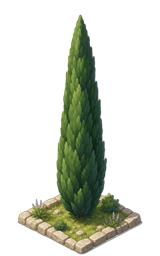
#> input picture assets/tilesets/mediterranean/Decor/cypress.png, 160 x 256 px
$ python generate_forest_sprites.py
#> lines starting #> are read from the running program, lines starting #| are printed output that depends on the picture; after the words box and inside, x2 and y2 are one past the last pixel; in counts of white or black regions, pixels touching at a corner belong together
"""Compose dense forest sprites from the existing cypress asset + clean AI variants."""
from __future__ import annotations

from pathlib import Path

import numpy as np
from PIL import Image, ImageDraw, ImageFilter

ROOT = Path(__file__).resolve().parents[1]
CYPRESS = ROOT / "assets/tilesets/mediterranean/Decor/cypress.png"
GRASS = ROOT / "assets/tilesets/mediterranean/Terrain/grass_a.png"
OUT_DIR = ROOT / "assets/tilesets/mediterranean/Decor"
GEN_A = Path(
	r"C:\Users\Manu\.cursor\projects\c-Repos-gameX\assets\forest_a.png"
)
GEN_B = Path(
	r"C:\Users\Manu\.cursor\projects\c-Repos-gameX\assets\forest_b.png"
)


def make_black_transparent(img: Image.Image, thr: float = 28.0) -> Image.Image:
	a = np.array(img.convert("RGBA"), dtype=np.float32)
	rgb = a[:, :, :3]
	lum = rgb.mean(axis=2)
	alpha = np.clip((lum - thr) / 18.0, 0, 1) * 255.0
	dark = (rgb[:, :, 0] < 18) & (rgb[:, :, 1] < 22) & (rgb[:, :, 2] < 18)
	alpha[dark] = 0
	a[:, :, 3] = np.minimum(a[:, :, 3], alpha)
	return Image.fromarray(a.astype(np.uint8), "RGBA")


def remove_checkerboard(img: Image.Image) -> Image.Image:
	a = np.array(img.convert("RGBA"), dtype=np.float32)
	r, g, b = a[:, :, 0], a[:, :, 1], a[:, :, 2]
	sat = np.maximum(np.maximum(r, g), b) - np.minimum(np.minimum(r, g), b)
	lum = (r + g + b) / 3.0
	is_checker = (sat < 12) & (lum > 200) & (np.abs(r - g) < 8) & (np.abs(g - b) < 8)
	a[is_checker, 3] = 0
	is_water = (b > 140) & (b > g + 20) & (b > r + 40) & (a[:, :, 3] > 0)
	a[is_water, 3] = 0
	return Image.fromarray(a.astype(np.uint8), "RGBA")


def crop_alpha(img: Image.Image, pad: int = 8) -> Image.Image:
	a = np.array(img)
	mask = a[:, :, 3] > 12
	ys, xs = np.where(mask)
	if len(xs) == 0:
		return img
	x0 = max(0, int(xs.min()) - pad)
	x1 = min(img.width, int(xs.max()) + pad + 1)
	y0 = max(0, int(ys.min()) - pad)
	y1 = min(img.height, int(ys.max()) + pad + 1)
	return img.crop((x0, y0, x1, y1))


def extract_tree(cypress: Image.Image) -> Image.Image:
	"""Keep only the vertical foliage column; strip stone plot and wide base."""
	a = np.array(cypress.convert("RGBA"))
	h, w = a.shape[:2]
	out = a.copy()
	cx = w * 0.5
	for y in range(h):
		# taper: keep a narrow column; kill everything below the grass mound
		half_w = 28 + (210 - y) * 0.12 if y < 210 else max(8, 28 - (y - 210) * 0.9)
		for x in range(w):
			if a[y, x, 3] < 10:
				continue
			r, g, b = a[y, x, :3].astype(int)
			# remove beige stone curb / plot
			is_stone = r > 115 and g > 105 and b < 145 and abs(int(r) - int(g)) < 45 and r > b + 15
			if is_stone and y > 195:
				out[y, x, 3] = 0
				continue
			if abs(x - cx) > half_w and y > 180:
				out[y, x, 3] = 0
				continue
			if y >= 235:
				out[y, x, 3] = 0
	img = Image.fromarray(out, "RGBA")
	# fade lower fringe so trees blend into shared forest floor
	arr = np.array(img, dtype=np.float32)
	fade_start = int(arr.shape[0] * 0.82)
	for y in range(fade_start, arr.shape[0]):
		t = (y - fade_start) / max(1, arr.shape[0] - fade_start)
		arr[y, :, 3] *= max(0.0, 1.0 - t * 0.85)
	return crop_alpha(Image.fromarray(arr.astype(np.uint8), "RGBA"), pad=2)


def iso_offset(col: int, row: int, tw: int = 128, th: int = 64) -> tuple[int, int]:
	return int((col - row) * tw * 0.5), int((col + row) * th * 0.5)


def tint(img: Image.Image, factor_g: float = 1.0, factor_r: float = 1.0, brightness: float = 1.0) -> Image.Image:
	a = np.array(img.convert("RGBA"), dtype=np.float32)
	a[:, :, 0] *= factor_r
	a[:, :, 1] *= factor_g
	a[:, :, :3] *= brightness
	a[:, :, :3] = np.clip(a[:, :, :3], 0, 255)
	return Image.fromarray(a.astype(np.uint8), "RGBA")


def compose_forest(tree: Image.Image, layout: list[tuple[int, int]], seed: int = 1) -> Image.Image:
	rng = np.random.default_rng(seed)
	positions: list[tuple[int, int, float, bool, float, float, float]] = []
	for col, row in layout:
		ox, oy = iso_offset(col, row)
		ox += int(rng.integers(-10, 11))
		oy += int(rng.integers(-6, 7))
		scale = float(rng.uniform(0.82, 1.08))
		flip = bool(rng.random() < 0.15)
		tg = float(rng.uniform(0.92, 1.08))
		tr = float(rng.uniform(0.95, 1.05))
		br = float(rng.uniform(0.92, 1.05))
		positions.append((ox, oy, scale, flip, tg, tr, br))

	tw, th = tree.size
	xs: list[int] = []
	ys: list[int] = []
	for ox, oy, scale, *_ in positions:
		w, h = int(tw * scale), int(th * scale)
		xs += [ox - w // 2, ox + w // 2]
		ys += [oy - int(h * 0.88), oy + int(h * 0.12)]
	minx, maxx = min(xs), max(xs)
	miny, maxy = min(ys), max(ys)
	pad = 40
	width = maxx - minx + pad * 2
	height = maxy - miny + pad * 2
	canvas = Image.new("RGBA", (width, height), (0, 0, 0, 0))

	cx = width // 2
	cy = int(height * 0.72)
	cols = [c for c, _ in layout]
	rows = [r for _, r in layout]
	span = max(cols) + max(rows) + 2
	dw = max(420, span * 64)
	dh = max(220, span * 32)

	base_mask = Image.new("L", (width, height), 0)
	md = ImageDraw.Draw(base_mask)
	diamond = [
		(cx, cy - dh // 2),
		(cx + dw // 2, cy),
		(cx, cy + dh // 2),
		(cx - dw // 2, cy),
	]
	md.polygon(diamond, fill=255)
	base_mask = base_mask.filter(ImageFilter.GaussianBlur(10))

	grass = Image.open(GRASS).convert("RGBA").resize((dw + 80, dh + 40), Image.Resampling.LANCZOS)
	grass_layer = Image.new("RGBA", (width, height), (0, 0, 0, 0))
	grass_layer.paste(grass, (cx - grass.width // 2, cy - grass.height // 2), grass)
	ga = np.array(grass_layer, dtype=np.float32)
	ga[:, :, :3] *= 0.85
	m = np.array(base_mask, dtype=np.float32) / 255.0
	ga[:, :, 3] *= m
	grass_layer = Image.fromarray(ga.astype(np.uint8), "RGBA")
	canvas = Image.alpha_composite(canvas, grass_layer)

	shadow = Image.new("RGBA", (width, height), (0, 0, 0, 0))
	sd = ImageDraw.Draw(shadow)
	sd.ellipse(
		[cx - dw // 3, cy - dh // 5, cx + dw // 3, cy + dh // 5],
		fill=(20, 30, 10, 90),
	)
	shadow = shadow.filter(ImageFilter.GaussianBlur(18))
	canvas = Image.alpha_composite(canvas, shadow)

	origin_x = -minx + pad
	origin_y = -miny + pad
	for ox, oy, scale, flip, tg, tr, br in sorted(positions, key=lambda p: p[1]):
		spr = tree.copy()
		if flip:
			spr = spr.transpose(Image.Transpose.FLIP_LEFT_RIGHT)
		nw = max(1, int(tw * scale))
		nh = max(1, int(th * scale))
		spr = tint(spr.resize((nw, nh), Image.Resampling.LANCZOS), tg, tr, br)
		px = origin_x + ox - nw // 2
		py = origin_y + oy - int(nh * 0.88)
		canvas.alpha_composite(spr, (px, py))

	return crop_alpha(canvas, pad=6)


def scale_max_width(img: Image.Image, max_w: int) -> Image.Image:
	if img.width <= max_w:
		return img
	ratio = max_w / img.width
	return img.resize((max_w, int(img.height * ratio)), Image.Resampling.LANCZOS)


LAYOUT_A = [
	(0, 1), (0, 2), (0, 3),
	(1, 0), (1, 1), (1, 2), (1, 3),
	(2, 0), (2, 1), (2, 2), (2, 3),
	(3, 0), (3, 1), (3, 2),
]
LAYOUT_B = [
	(0, 0), (0, 1), (0, 2),
	(1, 0), (1, 1), (1, 2), (1, 3),
	(2, 0), (2, 1), (2, 2), (2, 3),
	(3, 1), (3, 2), (3, 3),
	(4, 2),
]
LAYOUT_C = [
	(1, 0), (2, 0), (3, 0),
	(0, 1), (1, 1), (2, 1), (3, 1), (4, 1),
	(0, 2), (1, 2), (2, 2), (3, 2), (4, 2),
	(1, 3), (2, 3), (3, 3),
]


GEN_WIDE = Path(
	r"C:\Users\Manu\.cursor\projects\c-Repos-gameX\assets\forest_wide.png"
)


def process_painted(path: Path, max_w: int = 900) -> Image.Image:
	img = Image.open(path)
	arr = np.array(img.convert("RGBA"))
	# Prefer black-key if corners are dark; otherwise strip checkerboard.
	corners = [arr[0, 0, :3], arr[0, -1, :3], arr[-1, 0, :3], arr[-1, -1, :3]]
	if np.mean([c.mean() for c in corners]) < 40:
		img = make_black_transparent(img)
	else:
		img = remove_checkerboard(img)
	return scale_max_width(crop_alpha(img, pad=4), max_w)


def main() -> None:
	OUT_DIR.mkdir(parents=True, exist_ok=True)
	tree = extract_tree(Image.open(CYPRESS))
#> in extract_tree, a is the input picture: shape (256, 160, 4); mean R, G, B, A 23.6, 27.7, 17.1, 66.4
#> after the loop in extract_tree, `for y in range(h):`:
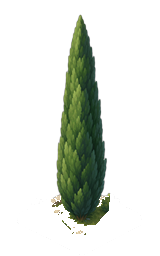
#> out: shape (256, 160, 4); 8.78% of pixels changed, all inside (x1, y1, x2, y2) = (17, 194, 143, 255); transparent parts drawn white
#> in extract_tree, `fade_start = int(arr.shape[0] * 0.82)`: fade_start = 209
#> the loop in extract_tree, `for y in range(fade_start, arr.shape[0]):` made 47 passes
#> t on passes 1 to 12: 0, 0.0213, 0.0426, 0.0638, 0.0851, 0.106, 0.128, 0.149, 0.17, 0.191, 0.213, 0.234
#> after the loop in extract_tree, `for y in range(fade_start, arr.shape[0]):`:
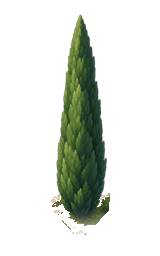
#> arr: shape (256, 160, 4) float32; mean R, G, B, A 23.6, 27.7, 17.1, 44.9; transparent parts drawn white
#> in crop_alpha, `mask = a[:, :, 3] > 12`:
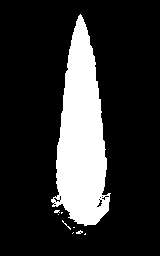
#> mask: shape (256, 160) bool; 18.5% white; 9 white regions (8 under 20 px), largest, box (x1, y1, x2, y2) and area: (51, 14, 111, 226) 7535
#> in crop_alpha, `ys, xs = np.where(mask)`: ys = 7594 values from 14 to 234; xs = 7594 values, max 110 at index 6275, min 51 at index 6528, mean 81.15
#> in crop_alpha, `x0 = max(0, int(xs.min()) - pad)`: x0 = 49
#> in crop_alpha, `x1 = min(img.width, int(xs.max()) + pad + 1)`: x1 = 113
#> in crop_alpha, `y0 = max(0, int(ys.min()) - pad)`: y0 = 12
#> in crop_alpha, `y1 = min(img.height, int(ys.max()) + pad + 1)`: y1 = 237
	print("tree extract", tree.size)
#| tree extract (64, 225)

	# Primary in-game variants: painted dense groves (frondoso, ~15 tiles).
	sources = [
		("forest_a.png", GEN_WIDE if GEN_WIDE.exists() else GEN_B),
		("forest_b.png", GEN_B),
		("forest_c.png", GEN_A),
	]
	for name, src in sources:
		if not src.exists():
			continue
		forest = process_painted(src)
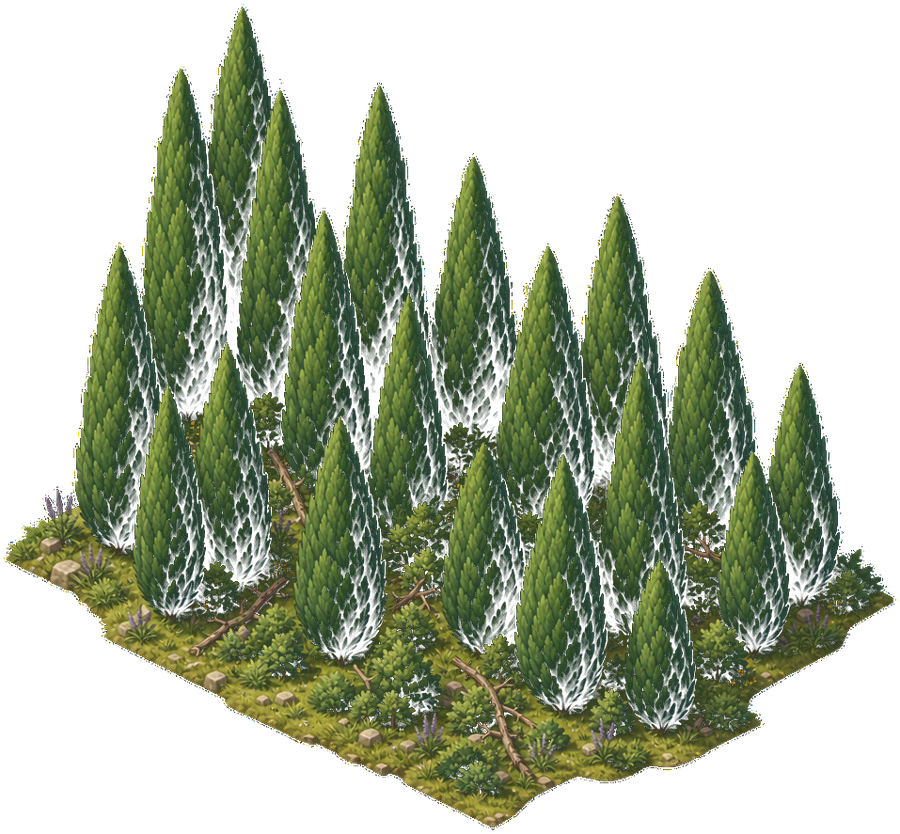
#> input picture assets/tilesets/mediterranean/Decor/forest_b.png, 900 x 834 px, found by its file name
#> in process_painted, img is the input picture: PIL image 900x834 RGBA; mean R, G, B, A 36.7, 46.1, 25.2, 111.9
#> in process_painted, `corners = [arr[0, 0, :3], arr[0, -1, :3], arr[-1, 0, :3], arr[-1, -1, ..`: corners = [[0, 0, 0], [0, 0, 0], [0, 0, 0], [0, 0, 0]]
#> in make_black_transparent, `dark = (rgb[:, :, 0] < 18) & (rgb[:, :, 1] < 22) & (rgb[:, :, 2] < 18)`:
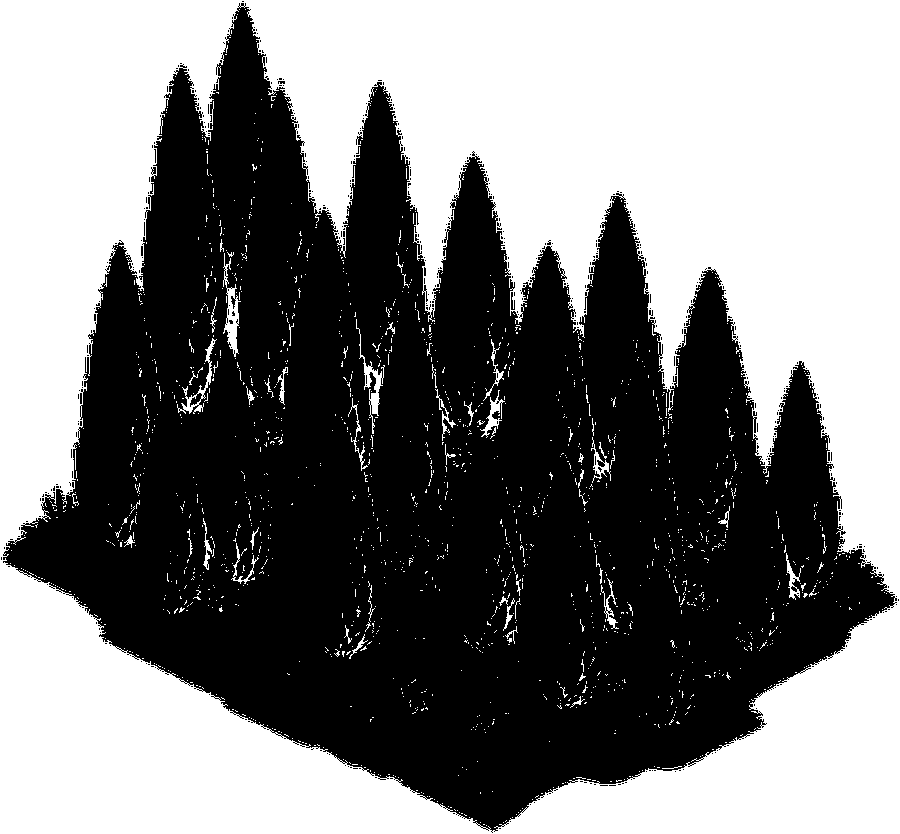
#> dark: shape (834, 900) bool; 49% white; 1716 white regions (1659 under 20 px), largest, box (x1, y1, x2, y2) and area: (0, 0, 900, 834) 357825, (223, 253, 241, 357) 666, (356, 319, 385, 434) 568
#> call 2 of crop_alpha, with pad = 4
#> in crop_alpha (call 2), `mask = a[:, :, 3] > 12`:
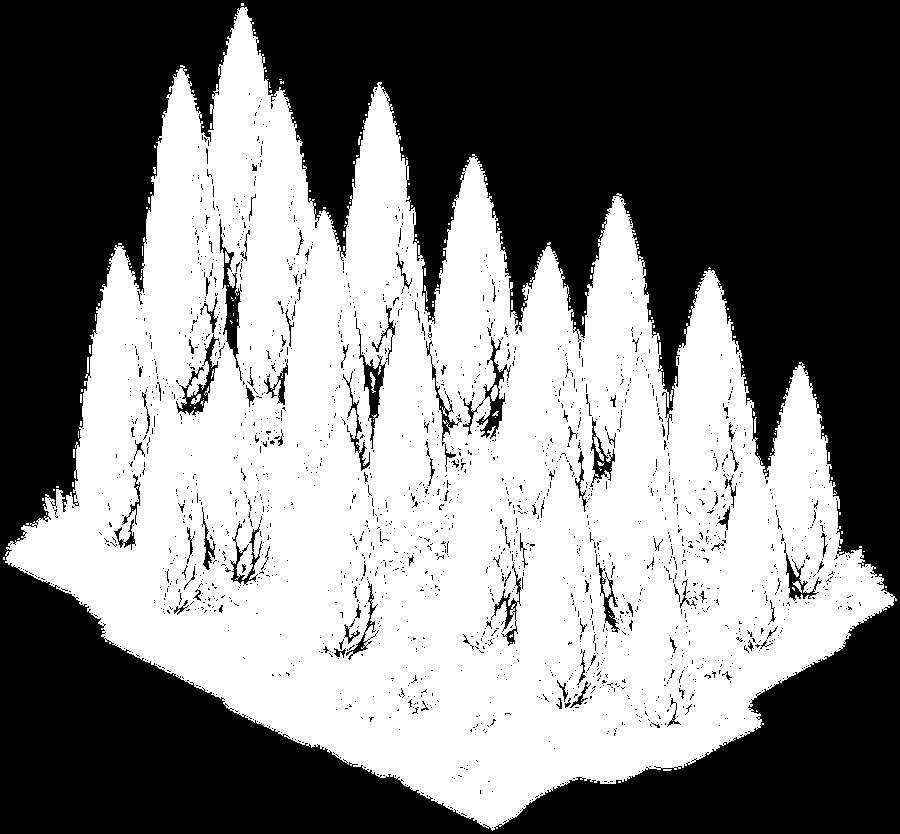
#> mask: shape (834, 900) bool; 49.3% white; 205 white regions (195 under 20 px), largest, box (x1, y1, x2, y2) and area: (5, 7, 897, 831) 369018, (370, 372, 376, 393) 60, (191, 394, 201, 405) 54
#> in crop_alpha (call 2), `x0 = max(0, int(xs.min()) - pad)`: x0 = 0
#> in crop_alpha (call 2), `x1 = min(img.width, int(xs.max()) + pad + 1)`: x1 = 900
#> in crop_alpha (call 2), `y0 = max(0, int(ys.min()) - pad)`: y0 = 0
#> in crop_alpha (call 2), `y1 = min(img.height, int(ys.max()) + pad + 1)`: y1 = 834
		out = OUT_DIR / name
		forest.save(out, "PNG")
		print("saved painted", out, forest.size)
#| saved painted assets/tilesets/mediterranean/Decor/forest_a.png (900, 834)
#> pass 3 of the loop in main, `for name, src in sources:`:
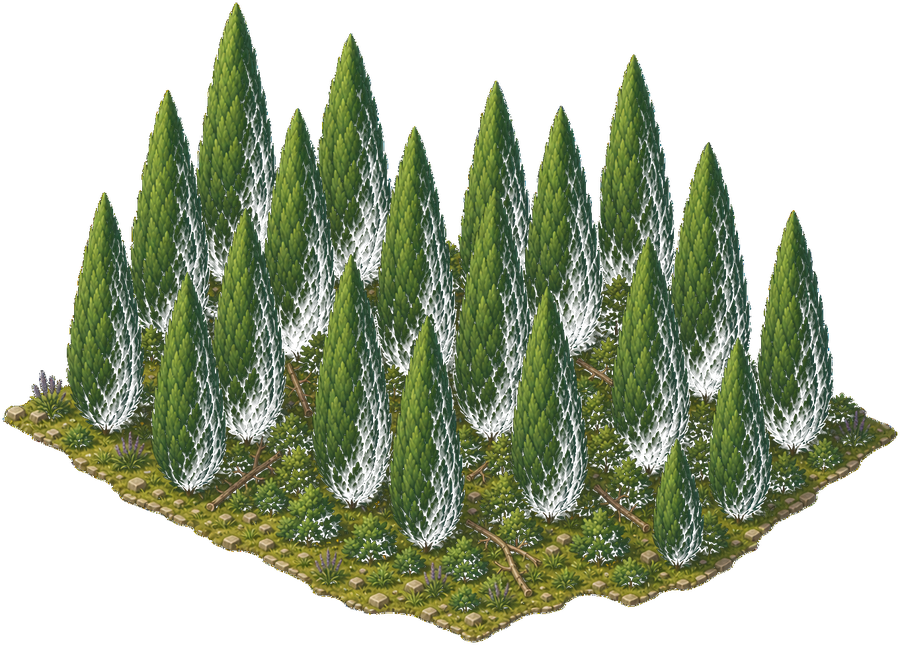
#> input picture assets/tilesets/mediterranean/_backup_pre_scale/forest_a.png, 900 x 645 px, found by its file name
#> in process_painted, img is the input picture: PIL image 900x645 RGBA; mean R, G, B, A 39, 49.6, 24.8, 119.8
#> rgb: shape (645, 900, 3) float32
#> lum: shape (645, 900) float32
#> alpha: shape (645, 900) float32
#> in make_black_transparent (call 3), `dark = (rgb[:, :, 0] < 18) & (rgb[:, :, 1] < 22) & (rgb[:, :, 2] < 18)`:
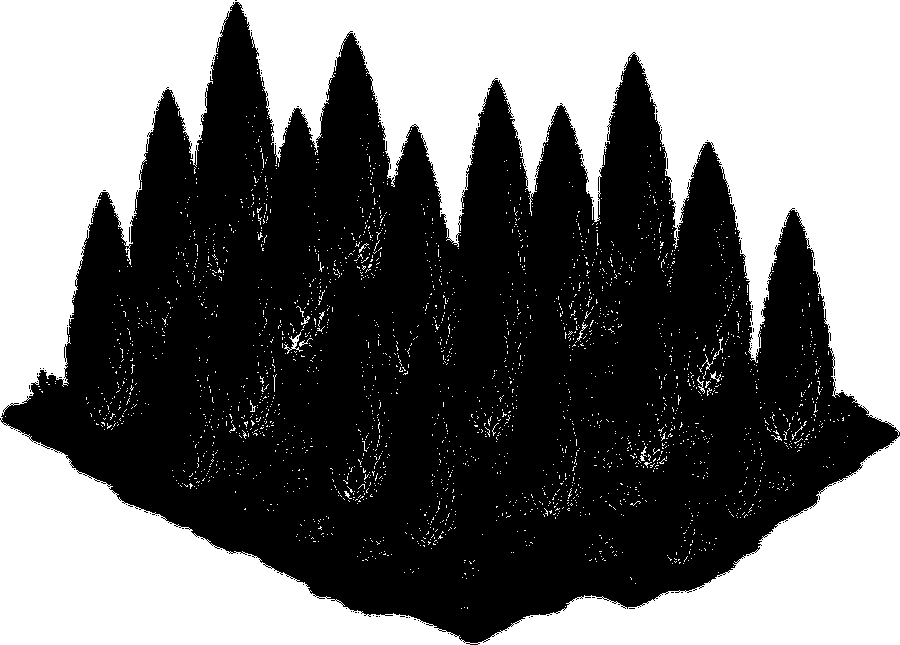
#> dark: shape (645, 900) bool; 44.6% white; 2665 white regions (2648 under 20 px), largest, box (x1, y1, x2, y2) and area: (0, 0, 900, 645) 252486, (284, 332, 303, 354) 102, (713, 337, 723, 360) 44
#> in crop_alpha (call 4), `mask = a[:, :, 3] > 12`:
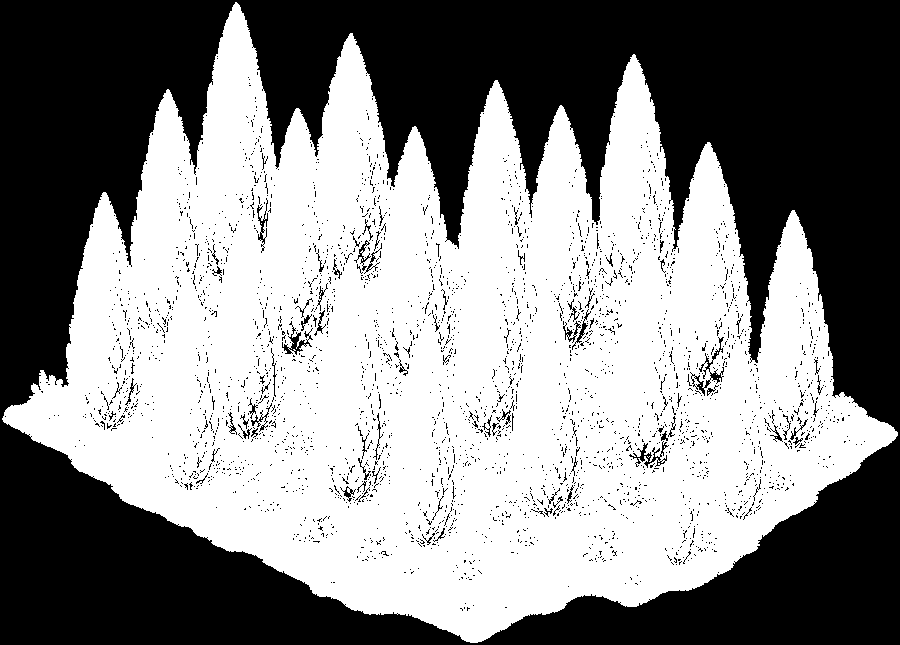
#> mask: shape (645, 900) bool; 53.6% white; 3053 black regions (2969 under 20 px), largest, box (x1, y1, x2, y2) and area: (0, 0, 900, 645) 256399, (690, 337, 724, 396) 370, (629, 441, 669, 468) 295
#> y1 = 645
#| saved painted assets/tilesets/mediterranean/Decor/forest_c.png (900, 645)

	# Extra composed variants from the real cypress sprite (style-locked).
	for name, layout, seed in [
		("forest_composed_a.png", LAYOUT_A, 11),
		("forest_composed_b.png", LAYOUT_B, 22),
		("forest_composed_c.png", LAYOUT_C, 33),
	]:
		forest = scale_max_width(compose_forest(tree, layout, seed=seed), 780)
#> the loop in compose_forest, `for col, row in layout:` made 14 passes
#> (ox, oy) on passes 1 to 12: (-72, 27), (-127, 58), (-193, 98), (73, 36), (10, 62), (-58, 96), (-120, 130), (127, 62), (60, 92), (-6, 132), (-64, 154), (201, 90)
#> after the loop in compose_forest, `for col, row in layout:`: positions = 14 items
#> the loop in compose_forest, `for ox, oy, scale, *_ in positions:` made 14 passes
#> (ox, oy, scale, w, h) on passes 7 to 14: (-120, 130, 0.873, 55, 196), (127, 62, 0.942, 60, 211), (60, 92, 1.08, 69, 242), (-6, 132, 0.973, 62, 218), (-64, 154, 1.04, 66, 233), (201, 90, 0.976, 62, 219), (132, 123, 0.825, 52, 185), (73, 156, 0.902, 57, 202)
#> (ox, oy, scale, w, h, xs, ys) on passes 1 to 5: (-72, 27, 0.95, 60, 213, [-102, -42], [-160, 52]), (-127, 58, 0.854, 54, 192, [-102, -42, -154, -100], [-160, 52, -110, 81]), (-193, 98, 0.892, 57, 200, [-102, -42, -154, -100, -221, -165], [-160, 52, -110, 81, -78, 122]), (73, 36, 0.963, 61, 216, [-102, -42, -154, -100, -221, -165, 43, 103], [-160, 52, -110, 81, -78, 122, -154, 61]), (10, 62, 0.974, 62, 219, [-102, -42, -154, -100, -221, -165, 43, 103, -21, 41], [-160, 52, -110, 81, -78, 122, -154, 61, -130, 88])
#> after the loop in compose_forest, `for ox, oy, scale, *_ in positions:`: xs = 28 values, max 232 at index 23, min -221 at index 4, mean 2.57; ys = 28 values, max 181 at index 21, min -160 at index 0, mean 14.14
#> in compose_forest, `minx, maxx = min(xs), max(xs)`: minx = -221; maxx = 232
#> in compose_forest, `miny, maxy = min(ys), max(ys)`: miny = -160; maxy = 181
#> in compose_forest, `width = maxx - minx + pad * 2`: width = 533
#> in compose_forest, `height = maxy - miny + pad * 2`: height = 421
#> in compose_forest, `canvas = Image.new("RGBA", (width, height), (0, 0, 0, 0))`: canvas: PIL image 533x421 RGBA; every value is 0
#> in compose_forest, `cx = width // 2`: cx = 266
#> in compose_forest, `cy = int(height * 0.72)`: cy = 303
#> in compose_forest, `cols = [c for c, _ in layout]`: cols = [0, 0, 0, 1, 1, 1, 1, 2, 2, 2, 2, 3, 3, 3]
#> in compose_forest, `rows = [r for _, r in layout]`: rows = [1, 2, 3, 0, 1, 2, 3, 0, 1, 2, 3, 0, 1, 2]
#> in compose_forest, `span = max(cols) + max(rows) + 2`: span = 8
#> in compose_forest, `dw = max(420, span * 64)`: dw = 512
#> in compose_forest, `dh = max(220, span * 32)`: dh = 256
#> in compose_forest, `base_mask = Image.new("L", (width, height), 0)`: base_mask: PIL image 533x421 L; every value is 0
#> in compose_forest, `diamond = [ (cx, cy - dh // 2), (cx + dw // 2, cy), (cx, cy + dh // 2)..`: diamond = [(266, 175), (522, 303), (266, 431), (10, 303)]
#> in compose_forest, `base_mask = base_mask.filter(ImageFilter.GaussianBlur(10))`:
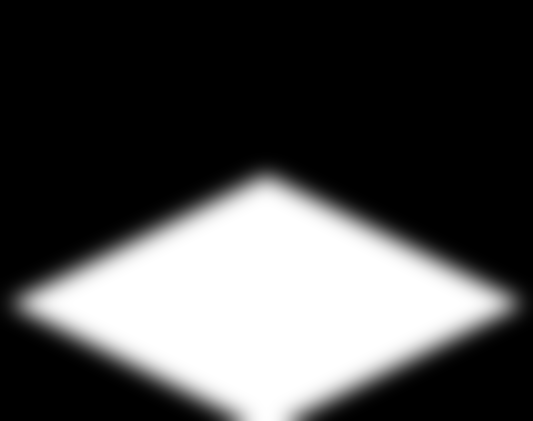
#> base_mask: PIL image 533x421 L; min 0, max 255, mean 74.4
		out = OUT_DIR / name
		forest.save(out, "PNG")
		print("saved composed", out, forest.size)


if __name__ == "__main__":
#> (the run stopped early here; a loop or call above may not have finished)
